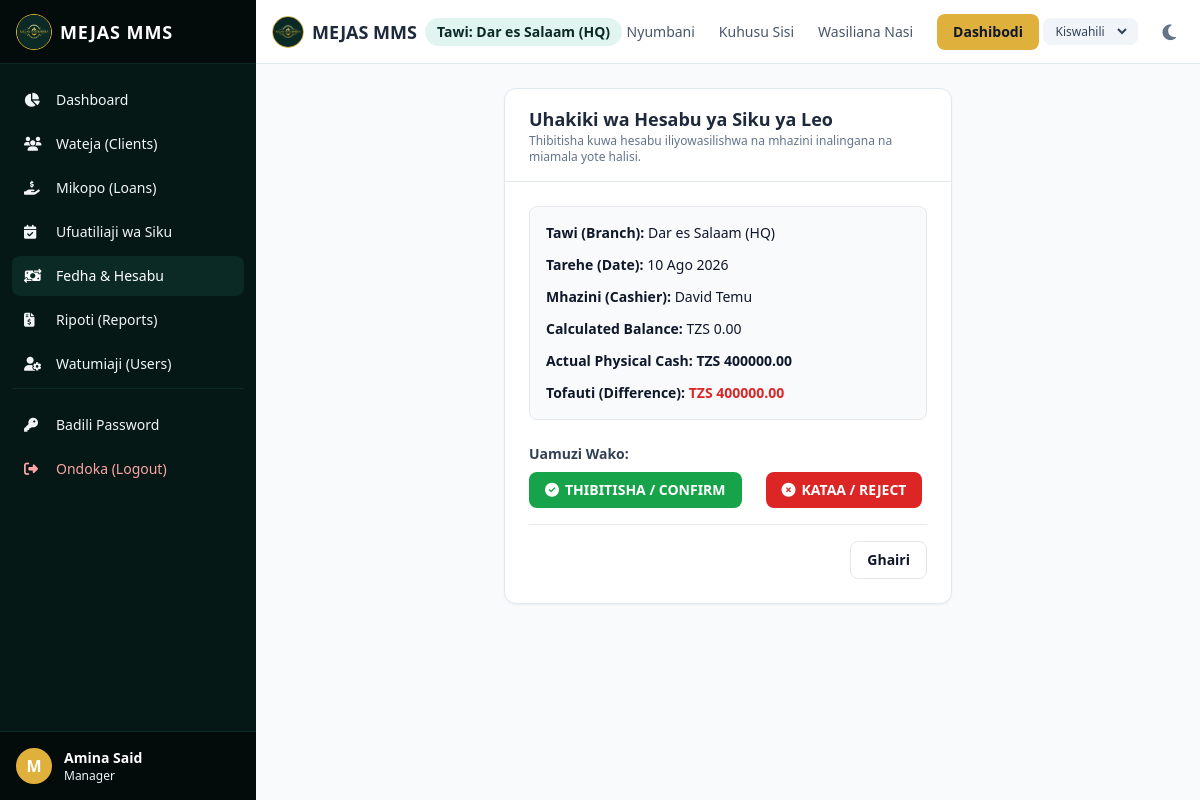
/sw/reconciliation/1/approve/ (signed in), run on the app's committed database.
### mms_app/models.py (models this page shows, shortened)
class User(AbstractUser):
    class Role(models.TextChoices):
        CEO = "CEO", _("CEO / Admin")
        ADMIN = "ADMIN", _("Administrator")
        MANAGER = "MANAGER", _("Manager")
        CASHIER = "CASHIER", _("Cashier (Mhazini)")
        OFFICER = "OFFICER", _("Loan Officer")
        CLIENT = "CLIENT", _("Mteja (Client)")
    role = models.CharField(
        _("User Role"),
        max_length=20,
        choices=Role.choices,
        default=Role.CLIENT,
    )
    branch = models.ForeignKey(
        Branch,
        on_delete=models.SET_NULL,
        null=True,
        blank=True,
        related_name="users",
        verbose_name=_("Branch"),
    )
    phone = models.CharField(_("Phone Number"), max_length=20, blank=True, null=True)
    nida = models.CharField(_("NIDA ID Number"), max_length=20, blank=True, null=True)
    photo = models.ImageField(_("Photo"), upload_to="user_photos/", blank=True, null=True)
    class Meta:
        verbose_name = _("User")
        verbose_name_plural = _("Users")

class Branch(models.Model):
    name = models.CharField(_("Branch Name"), max_length=100)
    location = models.CharField(_("Location"), max_length=150, blank=True, null=True)
    created_at = models.DateTimeField(auto_now_add=True)
    class Meta:
        verbose_name = _("Branch")
        verbose_name_plural = _("Branches")

class DailyReconciliation(models.Model):
    class Status(models.TextChoices):
        PENDING = "PENDING", _("Inasubiri Kuthibitishwa (Pending Approval)")
        CONFIRMED = "CONFIRMED", _("Imethibitishwa (Confirmed)")
        REJECTED = "REJECTED", _("Imekataliwa (Rejected)")
    branch = models.ForeignKey(
        Branch,
        on_delete=models.CASCADE,
        related_name="reconciliations",
        verbose_name=_("Branch"),
    )
    date = models.DateField(_("Date"), default=datetime.date.today)
    cashier = models.ForeignKey(
        User,
        on_delete=models.CASCADE,
        related_name="cashier_reconciliations",
        limit_choices_to={"role": User.Role.CASHIER},
        verbose_name=_("Cashier"),
    )
    opening_balance = models.DecimalField(_("Opening Balance"), max_digits=12, decimal_places=2, default=Decimal("0.00"))
    total_received = models.DecimalField(_("Total Cash In (Collections)"), max_digits=12, decimal_places=2, default=Decimal("0.00"))
    total_disbursed = models.DecimalField(_("Total Cash Out (Disbursements/Expenses)"), max_digits=12, decimal_places=2, default=Decimal("0.00"))
    calculated_closing = models.DecimalField(_("Calculated Closing Balance"), max_digits=12, decimal_places=2, default=Decimal("0.00"))
    actual_cash = models.DecimalField(_("Actual Physical Cash"), max_digits=12, decimal_places=2)
    difference = models.DecimalField(_("Difference (Actual - Calculated)"), max_digits=12, decimal_places=2, default=Decimal("0.00"))
    status = models.CharField(
        _("Status"),
        max_length=20,
        choices=Status.choices,
        default=Status.PENDING,
    )
    confirmed_by = models.ForeignKey(
        User,
        on_delete=models.SET_NULL,
        null=True,
        blank=True,
        related_name="confirmed_reconciliations",
        verbose_name=_("Confirmed By"),
    )
    confirmation_date = models.DateTimeField(_("Confirmation Date"), blank=True, null=True)
    created_at = models.DateTimeField(auto_now_add=True)
    class Meta:
        verbose_name = _("Daily Reconciliation")
        verbose_name_plural = _("Daily Reconciliations")
        unique_together = ("branch", "date")

### mms_app/views.py (the view, shortened to what this page needs)
# urls.py: path("reconciliation/<int:pk>/approve/", views.reconciliation_approve_view, name="reconciliation_approve"),
@login_required
def reconciliation_approve_view(request, pk):
    if request.user.role not in [User.Role.CEO, User.Role.ADMIN, User.Role.MANAGER]:
        raise Http404(_("Ruhusa imekataliwa."))
    recon = get_object_or_404(DailyReconciliation, pk=pk, status=DailyReconciliation.Status.PENDING)
    return render(request, "cash_flow/recon_approve.html", {"recon": recon})

### templates/cash_flow/recon_approve.html (shortened to what this page needs)
{% extends 'base.html' %}
{% load i18n l10n %}
{% block content %}
<div class="max-w-md mx-auto bg-white dark:bg-slate-800 rounded-xl border border-slate-200 dark:border-slate-700 shadow-sm overflow-hidden">
    <div class="px-6 py-4 border-b border-slate-200 dark:border-slate-700">
        <h3 class="font-bold text-lg text-slate-800 dark:text-white">{% translate "Uhakiki wa Hesabu ya Siku ya Leo" %}</h3>
        <p class="text-xs text-slate-500">{% translate "Thibitisha kuwa hesabu iliyowasilishwa na mhazini inalingana na miamala yote halisi." %}</p>
    </div>
    <div class="p-6 space-y-6">
        <div class="p-4 bg-slate-50 dark:bg-slate-750 border rounded-lg space-y-3 text-sm">
            <p><strong>{% translate "Tawi (Branch):" %}</strong> {{ recon.branch.name }}</p>
            <p><strong>{% translate "Tarehe (Date):" %}</strong> {{ recon.date|date:"d M Y" }}</p>
            <p><strong>{% translate "Mhazini (Cashier):" %}</strong> {{ recon.cashier.get_full_name }}</p>
            <p><strong>{% translate "Calculated Balance:" %}</strong> TZS {{ recon.calculated_closing|localize }}</p>
            <p><strong>{% translate "Actual Physical Cash:" %}</strong> <span class="font-bold">TZS {{ recon.actual_cash|localize }}</span></p>
            <p><strong>{% translate "Tofauti (Difference):" %}</strong>
                <span class="font-bold {% if recon.difference == 0 %}text-green-600{% else %}text-red-600{% endif %}">
                    TZS {{ recon.difference|localize }}
                </span>
            </p>
        </div>
        <form method="post" class="space-y-4">
            <div class="space-y-2">
                <label class="block text-sm font-semibold text-slate-700 dark:text-slate-300">{% translate "Uamuzi Wako:" %}</label>
                <div class="flex items-center gap-6">
                    <button type="submit" name="decision" value="CONFIRMED" class="px-4 py-2 bg-green-600 hover:bg-green-700 text-white font-bold rounded-lg text-sm transition">
                        <i class="fa-solid fa-circle-check mr-1.5"></i>{% translate "THIBITISHA / CONFIRM" %}
                    </button>
                    <button type="submit" name="decision" value="REJECTED" class="px-4 py-2 bg-red-600 hover:bg-red-700 text-white font-bold rounded-lg text-sm transition">
                        <i class="fa-solid fa-circle-xmark mr-1.5"></i>{% translate "KATAA / REJECT" %}
                    </button>
                </div>
            </div>
            <div class="pt-4 border-t flex justify-end">
                <a href="{% url 'reconciliation_list' %}" class="px-4 py-2 border rounded-lg text-sm font-semibold hover:bg-slate-100 transition">
                    {% translate "Ghairi" %}
                </a>
            </div>
        </form>
    </div>
</div>
{% endblock %}

### templates/base.html (shortened to what this page needs)
{% load i18n static %}
<!DOCTYPE html>
<html lang="{{ LANGUAGE_CODE }}" class="h-full">
<head>
    <script src="https://cdn.tailwindcss.com"></script>
    <link rel="stylesheet" href="https://cdnjs.cloudflare.com/ajax/libs/font-awesome/6.4.0/css/all.min.css">
</head>
<body class="h-full bg-slate-50 text-slate-900 dark:bg-slate-900 dark:text-slate-100 transition-colors duration-200 flex flex-col">
    <div class="flex h-screen overflow-hidden">
        {% if user.is_authenticated %}
        <aside id="sidebar" class="no-print hidden md:flex flex-col w-64 bg-brand-900 text-slate-100 dark:bg-slate-950 flex-shrink-0 z-20">
            <div class="h-16 flex items-center justify-between px-4 bg-brand-950 border-b border-brand-800 dark:border-slate-800">
                <a href="{% url 'dashboard' %}" class="flex items-center gap-2">
                    <img src="{% static 'logo.png' %}" class="h-9 w-9 rounded-full object-cover border border-brand-500" alt="logo">
                    <span class="font-bold text-lg tracking-wider text-white">MEJAS MMS</span>
                </a>
            </div>
            <nav class="flex-1 px-3 py-4 space-y-1 overflow-y-auto">
                <a href="{% url 'dashboard' %}" class="flex items-center gap-3 px-3 py-2.5 rounded-lg text-sm font-medium hover:bg-brand-800 transition-colors ">
                    <i class="fa-solid fa-chart-pie w-5"></i>
                    <span>{% translate "Dashboard" %}</span>
                </a>
                {% if user.role != 'CLIENT' %}
                <a href="{% url 'client_list' %}" class="flex items-center gap-3 px-3 py-2.5 rounded-lg text-sm font-medium hover:bg-brand-800 transition-colors ">
                    <i class="fa-solid fa-users w-5"></i>
                    <span>{% translate "Wateja (Clients)" %}</span>
                </a>
                {% endif %}
                <a href="{% url 'loan_list' %}" class="flex items-center gap-3 px-3 py-2.5 rounded-lg text-sm font-medium hover:bg-brand-800 transition-colors ">
                    <i class="fa-solid fa-hand-holding-dollar w-5"></i>
                    <span>{% translate "Mikopo (Loans)" %}</span>
                </a>
                {% if user.role != 'CLIENT' %}
                <a href="{% url 'daily_repayment_tracking' %}" class="flex items-center gap-3 px-3 py-2.5 rounded-lg text-sm font-medium hover:bg-brand-800 transition-colors ">
                    <i class="fa-solid fa-calendar-check w-5"></i>
                    <span>{% translate "Ufuatiliaji wa Siku" %}</span>
                </a>
                {% endif %}
                {% if user.role in 'CEO,MANAGER,CASHIER' %}
                <a href="{% url 'cash_flow_list' %}" class="flex items-center gap-3 px-3 py-2.5 rounded-lg text-sm font-medium hover:bg-brand-800 transition-colors {% if 'cash_flow' in request.resolver_match.url_name or 'reconciliation' in request.resolver_match.url_name %}bg-brand-800 text-white{% endif %}">
                    <i class="fa-solid fa-money-bill-transfer w-5"></i>
                    <span>{% translate "Fedha & Hesabu" %}</span>
                </a>
                {% endif %}
                {% if user.role in 'CEO,MANAGER' %}
                <a href="{% url 'reports_menu' %}" class="flex items-center gap-3 px-3 py-2.5 rounded-lg text-sm font-medium hover:bg-brand-800 transition-colors ">
                    <i class="fa-solid fa-file-invoice-dollar w-5"></i>
                    <span>{% translate "Ripoti (Reports)" %}</span>
                </a>
                <a href="{% url 'user_list' %}" class="flex items-center gap-3 px-3 py-2.5 rounded-lg text-sm font-medium hover:bg-brand-800 transition-colors ">
                    <i class="fa-solid fa-user-gear w-5"></i>
                    <span>{% translate "Watumiaji (Users)" %}</span>
                </a>
                {% endif %}
                <div class="pt-4 mt-4 border-t border-brand-800 dark:border-slate-800">
                    <a href="{% url 'password_change' %}" class="flex items-center gap-3 px-3 py-2.5 rounded-lg text-sm font-medium hover:bg-brand-800 transition-colors ">
                        <i class="fa-solid fa-key w-5"></i>
                        <span>{% translate "Badili Password" %}</span>
                    </a>
                    <a href="{% url 'logout' %}" class="flex items-center gap-3 px-3 py-2.5 rounded-lg text-sm font-medium text-red-300 hover:bg-red-950 transition-colors mt-1">
                        <i class="fa-solid fa-right-from-bracket w-5"></i>
                        <span>{% translate "Ondoka (Logout)" %}</span>
                    </a>
                </div>
            </nav>
            <div class="p-4 bg-brand-950 border-t border-brand-800 dark:border-slate-800 flex items-center gap-3">
                {% if user.photo %}
                    <img src="{{ user.photo.url }}" class="h-9 w-9 rounded-full object-cover border border-brand-500" alt="avatar">
                {% else %}
                    <div class="h-9 w-9 rounded-full bg-brand-500 flex items-center justify-center text-white font-bold">
                        {{ user.username|slice:":1"|upper }}
                    </div>
                {% endif %}
                <div class="truncate">
                    <p class="text-sm font-semibold text-white truncate">{{ user.get_full_name|default:user.username }}</p>
                    <p class="text-xs text-brand-300 truncate">{{ user.get_role_display }}</p>
                </div>
            </div>
        </aside>
        {% endif %}
        <div class="flex-1 flex flex-col overflow-hidden min-w-0">
            <header class="no-print h-16 bg-white dark:bg-slate-900 border-b border-slate-200 dark:border-slate-800 flex items-center justify-between px-4 z-10 flex-shrink-0">
                <div class="flex items-center gap-3">
                    <div class="flex items-center gap-2">
                        <a href="/" class="flex items-center gap-2">
                            <img src="{% static 'logo.png' %}" class="h-8 w-8 rounded-full object-cover border border-brand-500" alt="logo">
                            <h1 class="text-lg font-bold text-slate-800 dark:text-white">MEJAS MMS</h1>
                        </a>
                        {% if user.is_authenticated %}
                        <span class="hidden md:inline-block text-sm font-semibold bg-brand-100 text-brand-800 dark:bg-slate-800 dark:text-brand-200 px-3 py-1 rounded-full">
                            {% if user.branch %}Tawi: {{ user.branch.name }}{% else %}HQ / Makao Makuu{% endif %}
                        </span>
                        {% endif %}
                    </div>
                </div>
                <div class="hidden md:flex items-center gap-6 text-sm font-medium">
                    <a href="{% url 'home' %}" class="text-slate-600 hover:text-brand-500 dark:text-slate-300 dark:hover:text-brand-500 transition-colors">{% translate "Nyumbani" %}</a>
                    <a href="{% url 'about' %}" class="text-slate-600 hover:text-brand-500 dark:text-slate-300 dark:hover:text-brand-500 transition-colors">{% translate "Kuhusu Sisi" %}</a>
                    <a href="{% url 'contact' %}" class="text-slate-600 hover:text-brand-500 dark:text-slate-300 dark:hover:text-brand-500 transition-colors">{% translate "Wasiliana Nasi" %}</a>
                    {% if user.is_authenticated %}
                        <a href="{% url 'dashboard' %}" class="bg-brand-500 hover:bg-brand-600 text-slate-900 px-4 py-2 rounded-lg transition-colors font-semibold">{% translate "Dashibodi" %}</a>
                    {% else %}
                        <a href="{% url 'login' %}" class="bg-brand-500 hover:bg-brand-600 text-slate-900 px-4 py-2 rounded-lg transition-colors font-semibold">{% translate "Ingia" %}</a>
                    {% endif %}
                </div>
                <div class="flex items-center gap-4">
                    <form action="/i18n/setlang/" method="post" class="inline-flex items-center bg-slate-100 dark:bg-slate-800 rounded-lg px-2 py-1 text-xs">
                        <select name="language" onchange="this.form.submit()" class="bg-transparent text-slate-700 dark:text-slate-200 border-none outline-none focus:ring-0 font-medium">
                            {% get_current_language as CURRENT_LANG %}
                            {% get_available_languages as ALL_LANGS %}
                            {% for lang in ALL_LANGS %}
                                <option value="{{ lang.0 }}" {% if lang.0 == CURRENT_LANG %}selected{% endif %}>
                                    {{ lang.1 }}
                                </option>
                            {% endfor %}
                        </select>
                    </form>
                    <button id="theme-toggle" type="button" class="text-slate-500 dark:text-slate-400 hover:bg-slate-100 dark:hover:bg-slate-800 focus:outline-none focus:ring-4 focus:ring-slate-200 dark:focus:ring-slate-700 rounded-lg text-sm p-2">
                        <i id="theme-toggle-dark-icon" class="hidden fa-solid fa-moon text-lg"></i>
                    </button>
                </div>
            </header>
            <main class="flex-1 overflow-y-auto p-4 md:p-6 bg-slate-50 dark:bg-slate-900 print-full">
                {% block content %}{% endblock %}
            </main>
        </div>
    </div>
</body>
</html>

### data on the page
User: username "M", get_full_name "Amina Said", role "Manager", branch.name "Dar es Salaam (HQ)"
DailyReconciliation: branch.name "Dar es Salaam (HQ)", date "10 Ago 2026", cashier.get_full_name "David Temu", calculated_closing "0.00", actual_cash "400000.00", difference "400000.00"

### other printed values
form field language "Kiswahili"
